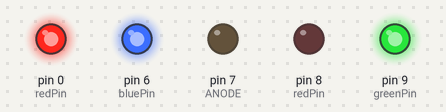
Recording of a sketch running on a simulated Arduino Uno, built with avr-gcc and run on an emulated ATmega328P. Parts: output pins drawn as LEDs (lit = HIGH).

Above: at 0.1 s.
At 6.1 s:
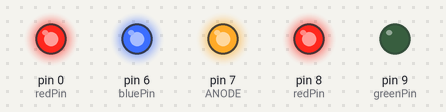
At 10.1 s:
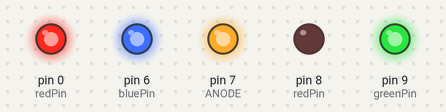
At 20.1 s:
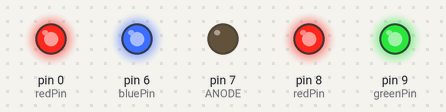
At 29.1 s:
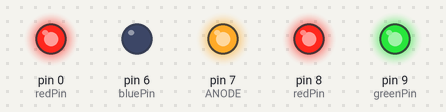
At 39.1 s:
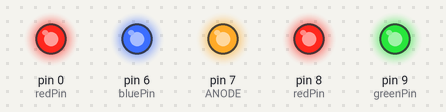
Timing chart, 0 to 40.0 s (numbered marks = the images above):
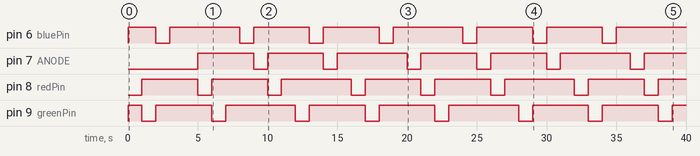

The sketch:

LEDColumnTest.ino
```cpp
/******************************************************************************\
| LEDCOLUMNTEST.INO                                                            |
|                                                                              |
| This project file tests each individual LED column's red, green, and blue    |
| light.                                                                       |
|                                                                              |
| Written by Steven Cheng                                                      |
| Date: October 25th 2019                                                      |
\******************************************************************************/

/* Initializes red, green, blue, and anode pin numbers. */
int redPin = 0;
int greenPin = 0;
int bluePin = 0;
int ANODE = 0;
#define COMMON_ANODE

/* Sets up inputs and outputs on Arduino microcontroller. */
void setup()
{
  pinMode(redPin, OUTPUT);
  pinMode(greenPin, OUTPUT);
  pinMode(bluePin, OUTPUT);
  pinMode(ANODE, OUTPUT);
  digitalWrite(ANODE, HIGH);
}

/* Tests bottom LED */
void testCase1(){ redPin = 8; greenPin = 9; bluePin = 6; ANODE = 7; }

/* Tests second LED from bottom up */
void testCase2(){ redPin = 7; greenPin = 8; bluePin = 9; ANODE = 6; }

/* Tests second LED from top up */
void testCase3(){ redPin = 6; greenPin = 7; bluePin = 8; ANODE = 9; }

/* Tests top LED */
void testCase4(){ redPin = 9; greenPin = 6; bluePin = 7; ANODE = 8; }

/* Function that sets the color of the LED */
void setColor(int red, int green, int blue)
{
  #ifdef COMMON_ANODE
    red = 255 - red;
    green = 255 - green;
    blue = 255 - blue;
  #endif
  analogWrite(redPin, red);
  analogWrite(greenPin, green);
  analogWrite(bluePin, blue);
}

/* Function iterates through the pattern of red, green, then blue light of LED */
void colorCheck(){
  setColor(255, 0, 0);  // red
  delay(1000);
  setColor(0, 255, 0);  // green
  delay(1000);
  setColor(0, 0, 255);  // blue
  delay(1000);
  setColor(0, 0, 0); // turn off
  delay(1000);
}

/* Continuous loop for light test */
void loop() {
  testCase1(); colorCheck();
  testCase2(); colorCheck();
  testCase3(); colorCheck();
  testCase4(); colorCheck();
}
```

Measured:
- by itself, pin 6 (bluePin): repeats every 16.0 s: LOW 1.0 s, HIGH 5.0 s, 2 × (LOW 1.0 s, HIGH 4.0 s)
- by itself, pin 7 (ANODE): LOW → HIGH at 5.0 s, → LOW 4.0 s later, → HIGH 1.0 s later, → LOW 4.0 s later, … (13 changes in this stretch)
- by itself, pin 8 (redPin), pin 9 (greenPin): repeats every 16.0 s: LOW 1.0 s, HIGH 4.0 s, LOW 1.0 s, HIGH 5.0 s, LOW 1.0 s, HIGH 4.0 s
